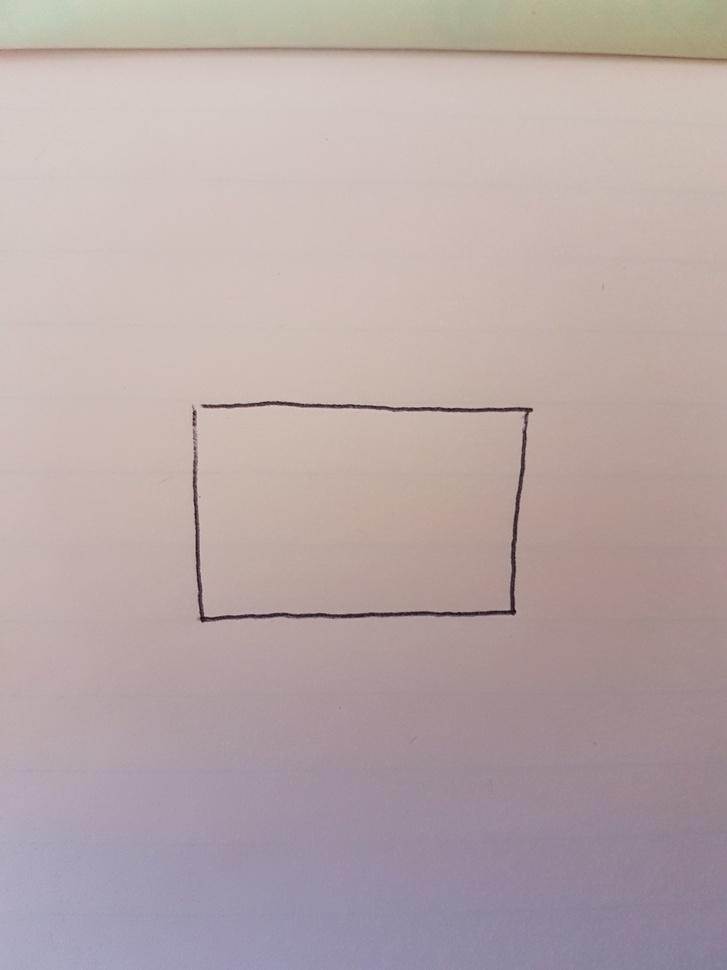
#> input picture opencv-test/averagedimage.jpg, 727 x 970 px, shrunk from 2268 x 3024 before the run
$ python houghTransform.py   (Python 2 division)
#> lines starting #> are read from the running program, lines starting #| are printed output that depends on the picture; after the words box and inside, x2 and y2 are one past the last pixel; in counts of white or black regions, pixels touching at a corner belong together; long printed decimals are rounded
import cv2
import numpy as np
import matplotlib.pyplot as plt

img = cv2.imread('averagedimage.jpg')
#> img is the input picture: shape (970, 727, 3); mean B, G, R 167.8, 168.3, 183.7
gray = cv2.cvtColor(img,cv2.COLOR_BGR2GRAY)
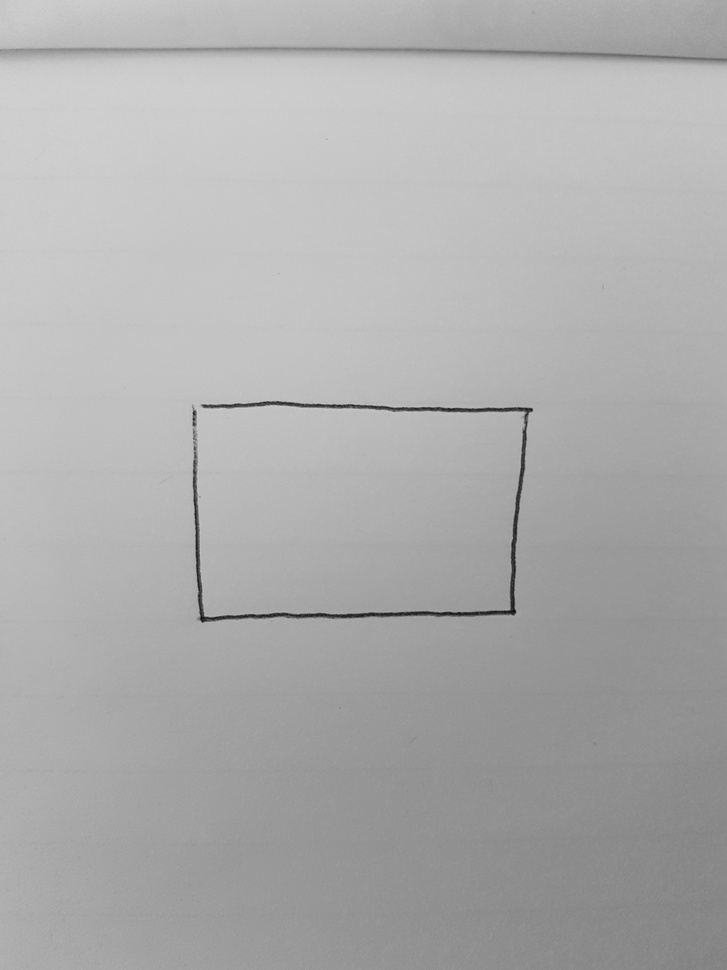
#> gray: shape (970, 727); min 6, max 209, mean 172.8
edges = cv2.Canny(gray,50,150,apertureSize = 3)
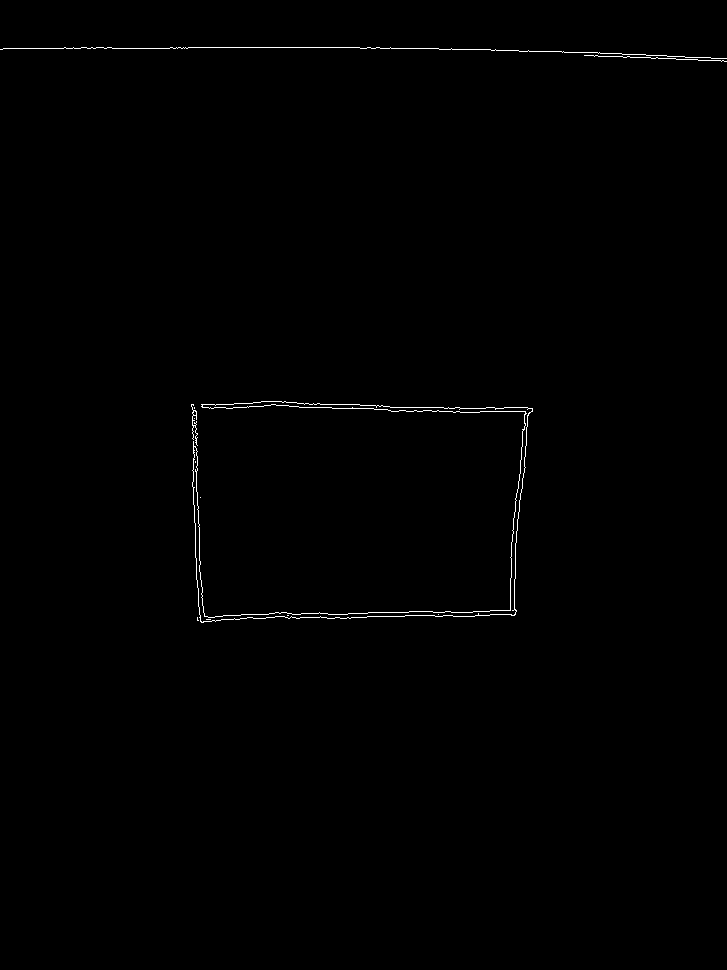
#> edges: shape (970, 727); 0.43% white in thin lines or dots, all inside (x1, y1, x2, y2) = (0, 47, 727, 623)
x = []
y = []

lines = cv2.HoughLines(edges,1,np.pi/180,200)
#> lines = [[48, 1.57]]
print "Here is the lines variable: ", lines
#| Here is the lines variable:  [[[48.         1.571]]]
for rho,theta in lines[0]:
    x.append(rho)
    y.append(theta)
    a = np.cos(theta)
    b = np.sin(theta)
    x0 = a*rho
    y0 = b*rho
    x1 = int(x0 + 1000*(-b))
    y1 = int(y0 + 1000*(a))
    x2 = int(x0 - 1000*(-b))
    y2 = int(y0 - 1000*(a))

    cv2.line(img,(x1,y1),(x2,y2),(0,0,255),2)
#> this loop made 1 pass
#> (rho, theta, a, b, x0, y0, x1, y1) on pass 1: (48, 1.57, -4.37e-08, 1, -2.1e-06, 48, -1000, 47)
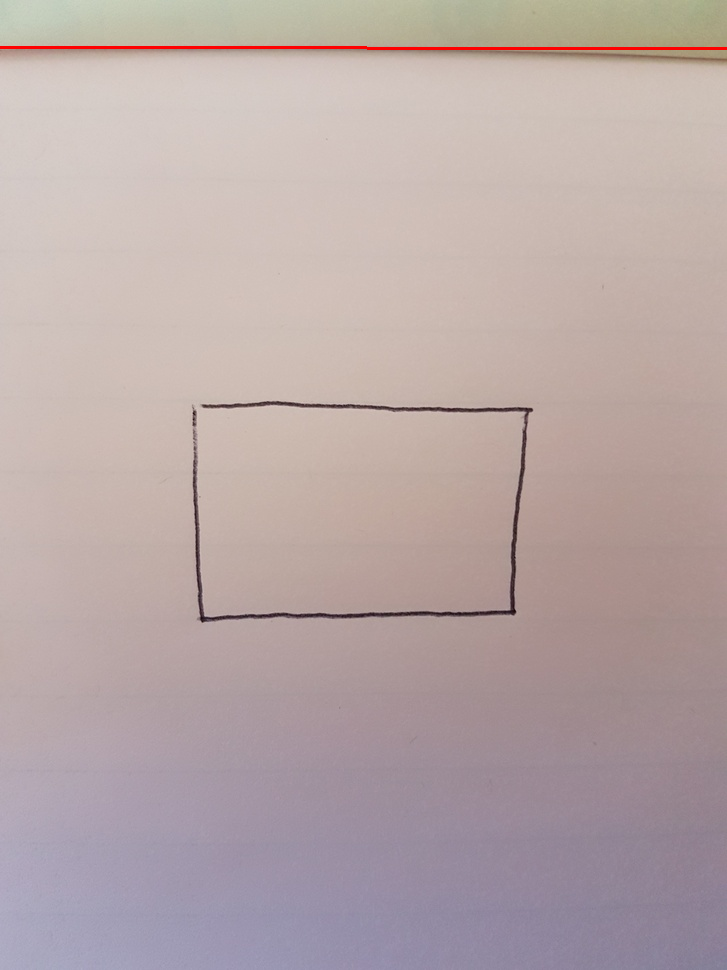
#> img: shape (970, 727, 3); 0.31% of pixels changed, all inside (x1, y1, x2, y2) = (0, 46, 727, 50)
#> after the loop, x = [48]; y = [1.57]


ax = plt.subplot(111, projection='polar')
ax.plot(y, x, color='r', linewidth=2)
ax.grid(True)
plt.show()
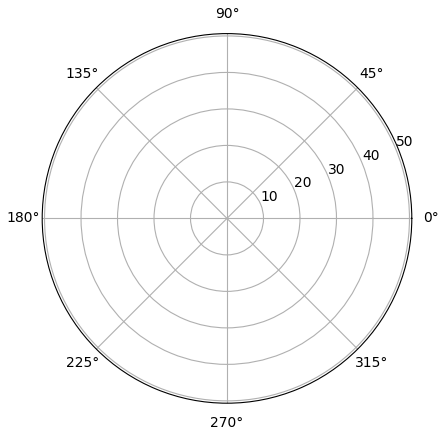
#> figure drawn by matplotlib, 1 panel
cv2.imwrite('houghlines3.jpg',img)
